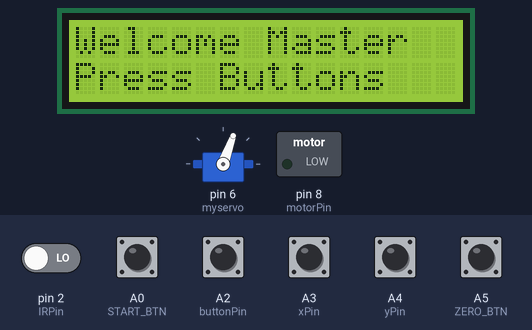
Bench run of a sketch on a simulated Arduino Uno, built with avr-gcc and run on an emulated ATmega328P. Parts: servo, 16×2 character LCD, switched loads named in the sketch (green lamp = pin HIGH). The inputs (shaded band) are chosen by the test bench; at power-on: A0 (START_BTN), A2 (buttonPin), A3 (xPin), A4 (yPin), A5 (ZERO_BTN) HIGH, pin 2 (IRPin) LOW.

Above: at 4.2 s.
4.3 s: A0 (START_BTN) pulled LOW for 0.15 s
At 6.0 s:
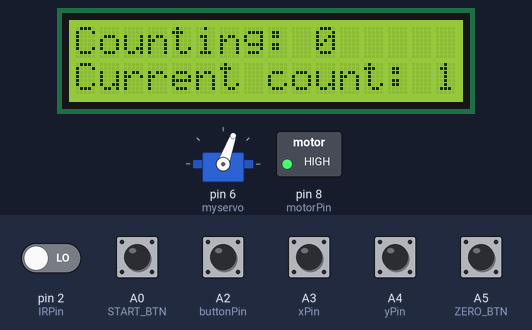
6.8 s: A2 (buttonPin) pulled LOW for 0.15 s
At 7.8 s:
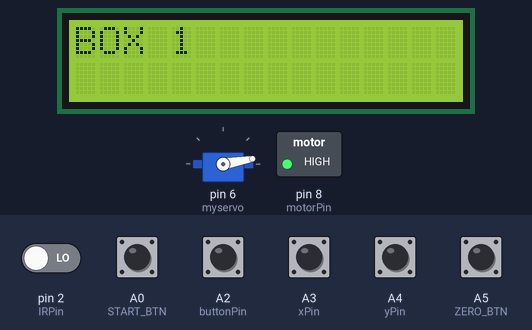
8.4 s: A5 (ZERO_BTN) pulled LOW for 0.15 s
At 10.7 s:
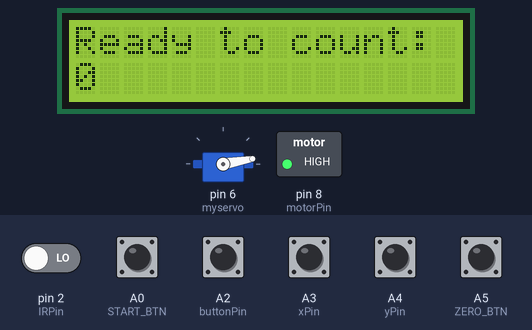
11.5 s: A0 (START_BTN) pulled LOW for 1 s
At 13.7 s:
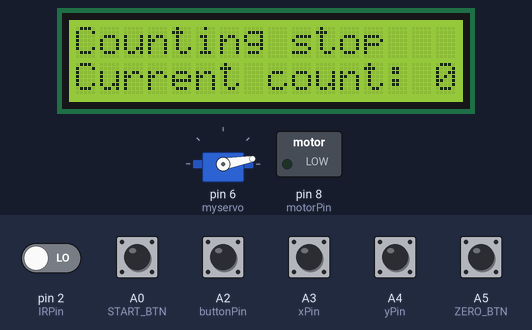
14.0 s: A3 (xPin) pulled LOW for 0.15 s
At 14.5 s:
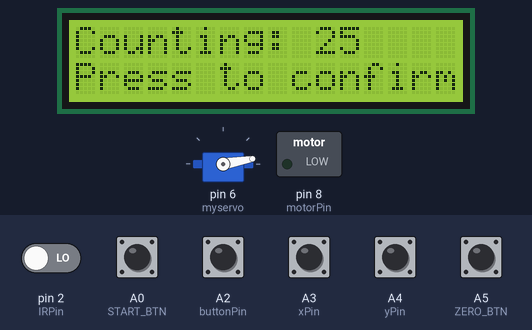
15.6 s: pin 2 (IRPin) driven HIGH
At 16.9 s:
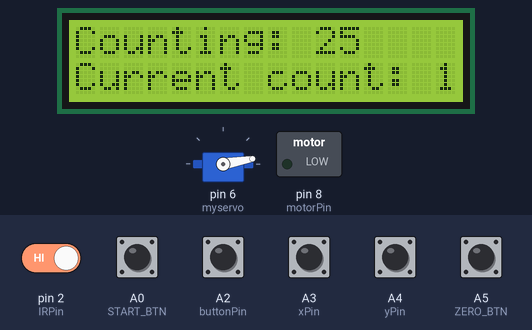
Timing chart, 0 to 18.1 s (numbered marks = the images above; inputs shaded):
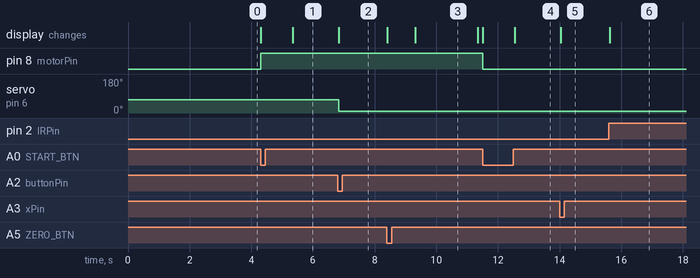

Measured:
- after the input at 4.3 s, pin 8 (motorPin): LOW → HIGH at once; the display: first changes at once (image 1 shows a later state)
- after the input at 6.8 s, servo on pin 6 (myservo): 70° → 10° at once; the display: changes at once (image 2)
- after the input at 8.4 s, the display: first changes at once (image 3 shows a later state)
- after the input at 11.5 s, pin 8 (motorPin): HIGH → LOW at once; the display: first changes at once (image 4 shows a later state)
- after the input at 14.0 s, the display: changes at once (image 5)
- after the input at 15.6 s, the display: changes at once (image 6)
- what the display in image 3 shows lasts 2.0 s, from 9.3 s to 11.3 s

The sketch:

countin_machine_master.ino
```cpp
#include <Wire.h>

#include <LiquidCrystal_I2C.h>
LiquidCrystal_I2C lcd(0x27, 16, 2);
#include <Servo.h>
Servo myservo;


int menuOption ;
int setCounter = 25; // default counter setting
// Variables will change:
int counter = 1;
int IRState = 0;
int lastIRState = 0;
int pos = 70; // initial servo position
int relayState = LOW; //relay position defines motor on start on or off

// Define constants
const int DEBOUNCE_DELAY = 50;
const int  IRPin = 2; // ir sensor
const int ServoPin = 6; // servo conncection com
int motorPin = 8;
// joystick connections
int xPin = A3;
int yPin = A4;
const int buttonPin = A2; // servo switch button

int buttonPinPreviousState = HIGH;
int currentButtonState;

//buttons definition
#define START_BTN A0    //input pin for stop button
#define ZERO_BTN A5   // define pin for set counter zero
#define debounceTimeout 20

int xPinPreviousState = HIGH;
int yPinPreviousState = HIGH;


int StartButtonLastState;    // the previous state of startbutton
int currentStartButtonState; // the current state of startbutton

// Define variables

unsigned long lastDebounceTime = 0;

// Menu options
char * menuOptions[] = {"Count 25", "Count 50"};
bool featureSetting[] = {false, false};
bool menuMode = false;
bool menuNeedsPrint = false;
int optionSelected = 0;

void setup() {
  //joystick
  pinMode(xPin, INPUT_PULLUP);
  pinMode(buttonPin, INPUT_PULLUP);
  pinMode(yPin, INPUT_PULLUP);

  //IR sensor
  // initialize the button pin as an input:
  pinMode(IRPin, INPUT);
  myservo.attach(6);
  myservo.write(pos);

  pinMode(motorPin, OUTPUT);// initialize motor PIN
  pinMode(START_BTN, INPUT_PULLUP);     //connect a normally open switch between A0 and Ground
  pinMode(ZERO_BTN, INPUT_PULLUP);      // zero counter
  currentStartButtonState = digitalRead(START_BTN);
  lcd.begin();
  lcd.clear();
  lcd.print("Welcome Master");
  lcd.setCursor(0, 1);
  lcd.print("Press Buttons");
  delay(3000);


}

void loop() {

  buttonPinPreviousState  = currentButtonState; // save the last state
  currentButtonState = digitalRead(buttonPin); // read new state

  if  ((currentButtonState == LOW) && (buttonPinPreviousState == HIGH)) {
    delay(20);
    if (pos == 10)
      pos = 70;
    else if (pos == 70)
      pos = 10;
    myservo.write(pos);

    if (pos == 10) {
      lcd.clear();
      lcd.print("BOX 1 ");
    }
    else if (pos == 70) {
      lcd.clear();
      lcd.print("BOX 2 ");
    }
  }
  int xPinPressed = digitalRead(xPin);
  int yPinPressed = digitalRead(yPin);
  long int currentTime = millis();

  int start_state = digitalRead(START_BTN);


  if ((xPinPressed == LOW) && (xPinPreviousState == HIGH)) {
    menuOption = 25;
    setCounter = menuOption;
    lcd.clear();
    lcd.print("Counting: 25");
    lcd.setCursor(0, 1);
    lcd.print("Press to confirm");
  }
  if ((yPinPressed == LOW) && (xPinPreviousState == HIGH)) {
    menuOption = 50;
    setCounter = 50;
    lcd.clear();
    lcd.print("Counting: 50");
    lcd.setCursor(0, 1);
    lcd.print("Press to confirm");
  }
  StartButtonLastState = currentStartButtonState;      // save the last state
  currentStartButtonState = digitalRead(START_BTN); // read new state

  if (StartButtonLastState == HIGH && currentStartButtonState    == LOW) {
    // toggle state of relay
    relayState = !relayState;
    // control relay arccoding to the toggled state
    digitalWrite(motorPin, relayState);
    lcd.clear();
    if (relayState == HIGH) {
      lcd.print("ION DRIVE ON");
      delay(1000);
      lcd.clear();
      lcd.print("Counting: ");
      lcd.print(menuOption);
      lcd.setCursor(0, 1);
      lcd.print("Current count: ");
      lcd.print(counter);

    }
    else if (relayState == LOW) {
      lcd.print("ION DRIVE OFF");
      delay(1000);
      lcd.clear();
      lcd.print("Counting stop ");
      lcd.setCursor(0, 1);
      lcd.print("Current count: ");
      lcd.print(counter);
    }
    delay(50);
  }
  IRState = digitalRead(IRPin);
  if (IRState != lastIRState) {
    // if the state has changed, increment the counter
    if (IRState == HIGH) {
      counter++;
      lcd.clear();
      lcd.print("Counting: ");
      lcd.print(menuOption);
      lcd.setCursor(0, 1);
      lcd.print("Current count: ");
      lcd.print(counter);
      delay(10);
    }
    // Delay a little bit to avoid bouncing
    delay(10);
  }
  // save the current state as the    last state for next time through the loop
  lastIRState = IRState;
  if (counter >= setCounter) {
    counter = 0;
    lcd.print("Count finished ");
    digitalWrite(motorPin, LOW); // turn the motor OFF
    pos = myservo.read();
    if  (pos != 70) {
      for (pos = 10; pos <= 70; pos += 1) { // goes from 0 degrees to 180 degrees
        // in steps of 1 degree
        myservo.write(pos);              // tell servo to go to position in variable 'pos'
      }
    }
    else if (pos == 70) {
      for (pos = 70    ; pos >= 10; pos -= 1) { // goes from 180 degrees to 0 degrees
        myservo.write(pos);              // tell servo to go to position in variable 'pos'
        lcd.print("BOX 2 ");
      }
    }
    delay(15);
  }
  int zero_state = digitalRead(ZERO_BTN);
  if (zero_state == LOW) { //if zero pressed..
    (counter = 0);
    lcd.clear();

    delay(900);
    lcd.clear();
    lcd.print("Ready to count: ");
    lcd.setCursor(0, 1);
    lcd.print(menuOption);
    delay(2000);
    lcd.clear();
    lcd.print("Counting :");
    lcd.setCursor(10, 0);
    lcd.print(menuOption);
    lcd.setCursor(0, 1);
    lcd.print("Press Start");

  }
}
```
